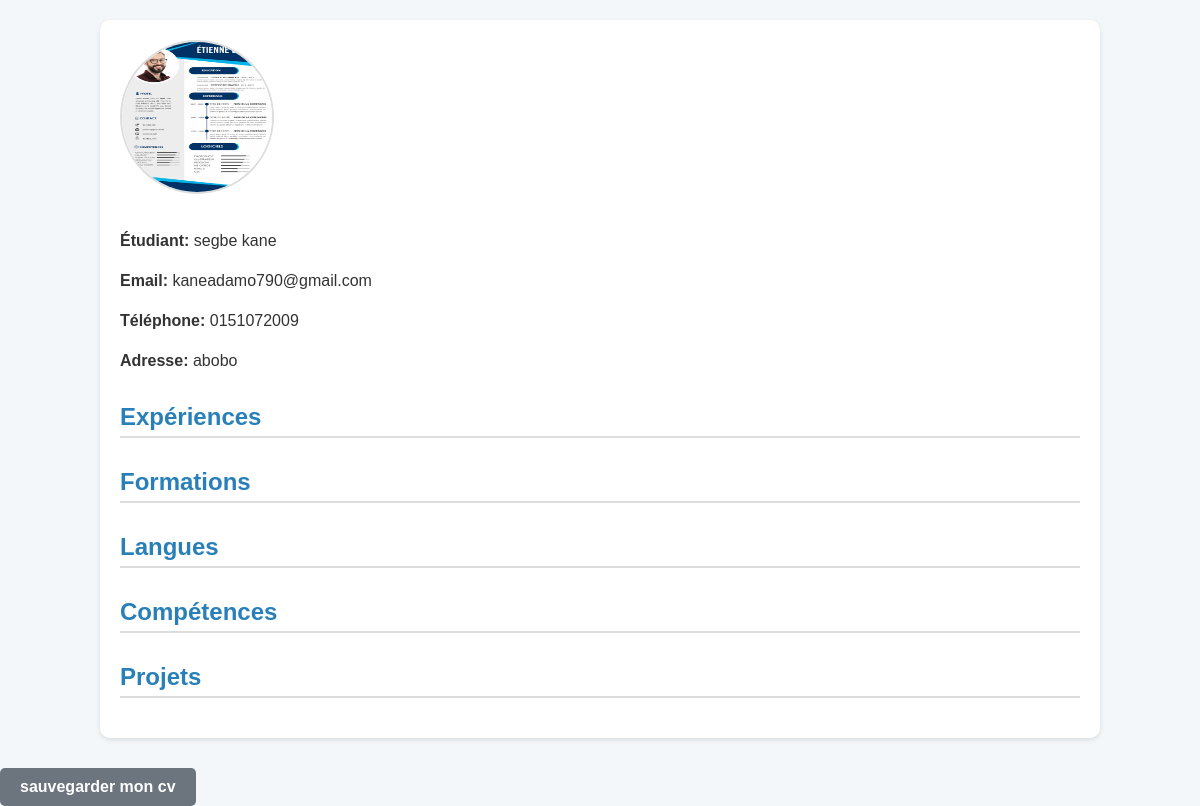
The page /generer_cv/ (signed in) on the database its author committed.
### MON_CV/models.py (models this page shows, shortened)
class Etudiant(models.Model):
    user = models.OneToOneField(User, on_delete=models.CASCADE)  # Relation avec l'utilisateur Django
    nom = models.CharField(max_length=100)
    prenom = models.CharField(max_length=100)
    email = models.EmailField(unique=True)  # Unicité pour éviter les doublons
    tel = models.CharField(max_length=15)
    adresse = models.TextField()
    photo = models.ImageField(upload_to='photos/', default='photos/default.jpg')

### MON_CV/views.py (the view)
# urls.py: path('generer_cv/', views.generer_cv, name='generer_cv'),
def generer_cv(request):
    etudiant = Etudiant.objects.get(user=request.user)
    selected_experiences = Experience.objects.filter(id__in=request.session.get('selected_experiences', []))
    selected_formations = Formation.objects.filter(id__in=request.session.get('selected_formations', []))
    selected_langues = Langue.objects.filter(id__in=request.session.get('selected_langues', []))
    selected_competences = Competence.objects.filter(id__in=request.session.get('selected_competences', []))
    selected_projets = Projet.objects.filter(id__in=request.session.get('selected_projets', []))
    return render(request, 'cv_style.html', {
            'etudiant': etudiant,
            'experiences': selected_experiences,
            'formations': selected_formations,
            'langues': selected_langues,
            'competences': selected_competences,
            'projets': selected_projets
        })

### templates/cv_style.html (shortened to what this page needs)
<!DOCTYPE html>
<html lang="en">
<head>
</head>
<body>
    <div class="container">
        <div class="photo-etudiant">
            <img src="{{ etudiant.photo.url }}" alt="{{ etudiant.nom }} {{ etudiant.prenom }}" class="img-thumbnail" width="150">
            <p><strong>Étudiant:</strong> {{ etudiant.prenom }} {{ etudiant.nom }}</p>
            <p><strong>Email:</strong> {{ etudiant.email }}</p>
            <p><strong>Téléphone:</strong> {{ etudiant.tel }}</p>
            <p><strong>Adresse:</strong> {{ etudiant.adresse }}</p>
        </div>
        <div class="cv-details">
            <h2>Expériences</h2>
            <h2>Formations</h2>
            <h2>Langues</h2>
            <h2>Compétences</h2>
            <h2>Projets</h2>
        </div>
    </div>
 <div class="but">
<a href="{% url 'sauvegarder_cv' %}" class="btn btn-secondary">sauvegarder mon cv</a>
        </div>
</body>
</html>

### templates/cv_style.html (style rules this page uses)
body { font-family: 'Arial', sans-serif; margin: 0; padding: 0; background-color: #f4f7fa; color: #333; }
.container { width: 80%; margin: 20px auto; padding: 20px; background-color: #fff; border-radius: 10px; box-shadow: 0 2px 5px rgba(0, 0, 0, 0.1); }
h1, h2 { color: #2980b9; }
h2 { font-size: 24px; margin-top: 30px; border-bottom: 2px solid #ddd; padding-bottom: 5px; }
p { font-size: 16px; line-height: 1.5; margin-bottom: 10px; }
.photo-etudiant img { width: 150px; height: 150px; border-radius: 50%; border: 2px solid #ddd; margin-bottom: 15px; }
.btn { background-color: #2980b9; color: #fff; padding: 10px 20px; border-radius: 5px; text-decoration: none; font-size: 16px; display: inline-block; margin-top: 10px; }
.btn-secondary { background-color: #95a5a6; }
.but { display: flex; justify-content: space-between; align-items: center; gap: 10px; margin-top: 20px; }
.but a, .but button { display: inline-block; padding: 10px 20px; font-size: 16px; font-weight: bold; text-align: center; text-decoration: none; border-radius: 5px; border: none; cursor: pointer; transition: background-color 0.3s, transform 0.2s; }
.but .btn-secondary { background-color: #6c757d; color: #fff; }

### rows shown on the page
Etudiant: photo (picture), prenom "segbe", nom "kane", email "kaneadamo790@gmail.com", tel "0151072009", adresse "abobo"
